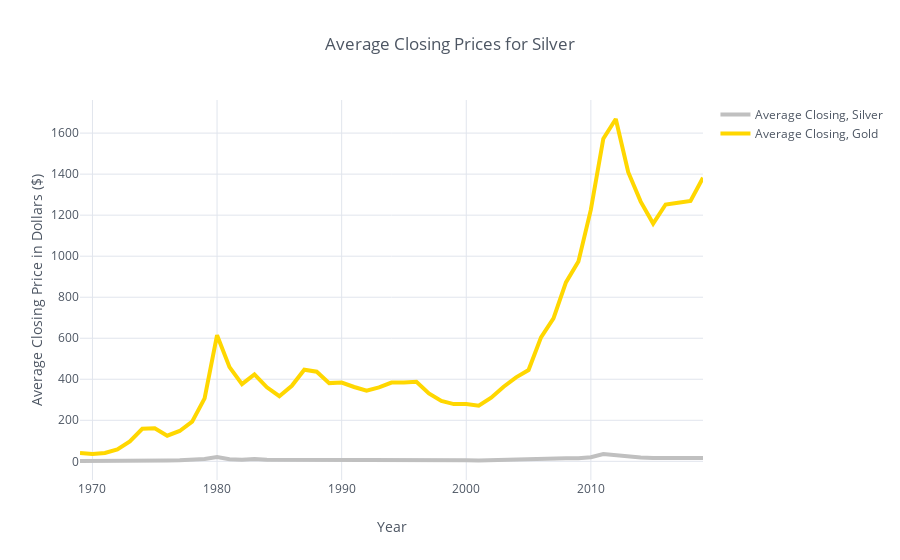

This figure's notebook cell:
### Code cell
precious_metals_avg_cls[['Average Closing, Silver', 'Average Closing, Gold']]\
.iplot(kind='line', xTitle='Year', colors=['#C0C0C0','#ffd700'],
                  yTitle='Average Closing Price in Dollars ($)', 
       title='Average Closing Prices for Silver', width=4)

### Figure 1 — Plotly figure (JSON) as saved in the notebook; plotly's stock layout.template omitted (floating-point values rounded to 4 significant figures)
{"data": [{"line": {"color": "rgba(192, 192, 192, 1.0)", "dash": "solid", "shape": "linear", "width": 4}, "mode": "lines", "name": "Average Closing, Silver", "text": "", "type": "scatter", "uid": "965d0edd-4986-4f5b-8b13-d224d80c2ca7", "x": [2019, 2018, 2017, 2016, 2015, 2014, 2013, 2012, 2011, 2010, 2009, 2008, 2007, 2006, 2005, 2004, 2003, 2002, 2001, 2000, 1999, 1998, 1997, 1996, 1995, 1994, 1993, 1992, 1991, 1990, 1989, 1988, 1987, 1986, 1985, 1984, 1983, 1982, 1981, 1980, 1979, 1978, 1977, 1976, 1975, 1974, 1973, 1972, 1971, 1970, 1969], "y": [16.1, 15.71, 17.07, 17.17, 15.66, 19.07, 23.79, 31.15, 35.12, 20.19, 14.67, 14.99, 13.38, 11.55, 7.31, 6.66, 4.88, 4.6, 4.37, 4.95, 5.22, 5.54, 4.9, 5.2, 5.2, 5.29, 4.31, 3.95, 4.06, 4.83, 5.5, 6.53, 7.02, 5.47, 6.13, 8.15, 11.42, 7.92, 10.49, 20.98, 11.07, 5.42, 4.64, 4.35, 4.43, 4.67, 2.55, 1.68, 1.54, 1.77, 1.8]}, {"line": {"color": "rgba(255, 215, 0, 1.0)", "dash": "solid", "shape": "linear", "width": 4}, "mode": "lines", "name": "Average Closing, Gold", "text": "", "type": "scatter", "uid": "8cad8f07-8d4c-4222-ad34-7274f1bf9961", "x": [2019, 2018, 2017, 2016, 2015, 2014, 2013, 2012, 2011, 2010, 2009, 2008, 2007, 2006, 2005, 2004, 2003, 2002, 2001, 2000, 1999, 1998, 1997, 1996, 1995, 1994, 1993, 1992, 1991, 1990, 1989, 1988, 1987, 1986, 1985, 1984, 1983, 1982, 1981, 1980, 1979, 1978, 1977, 1976, 1975, 1974, 1973, 1972, 1971, 1970, 1969], "y": [1382.0, 1269.0, 1260.0, 1252.0, 1159.0, 1266.0, 1410.0, 1669.0, 1573.0, 1227.0, 973.7, 872.4, 696.4, 604.3, 445.0, 409.5, 363.8, 310.1, 271.2, 279.3, 278.9, 294.1, 331, 387.7, 384.1, 384.2, 360.1, 343.9, 362.3, 383.7, 381.3, 436.8, 446.8, 368.2, 317.4, 360.6, 423.7, 376.1, 459.2, 614.8, 307.0, 193.6, 147.8, 124.8, 160.9, 158.8, 97.12, 58.17, 40.8, 35.96, 41.1]}], "layout": {"legend": {"bgcolor": "#FFFFFF", "font": {"color": "#4D5663"}}, "paper_bgcolor": "#FFFFFF", "plot_bgcolor": "#FFFFFF", "title": "Average Closing Prices for Silver", "titlefont": {"color": "#4D5663"}, "xaxis": {"gridcolor": "#E1E5ED", "showgrid": true, "tickfont": {"color": "#4D5663"}, "title": "Year", "titlefont": {"color": "#4D5663"}, "zerolinecolor": "#E1E5ED"}, "yaxis": {"gridcolor": "#E1E5ED", "showgrid": true, "tickfont": {"color": "#4D5663"}, "title": "Average Closing Price in Dollars ($)", "titlefont": {"color": "#4D5663"}, "zerolinecolor": "#E1E5ED"}}}
